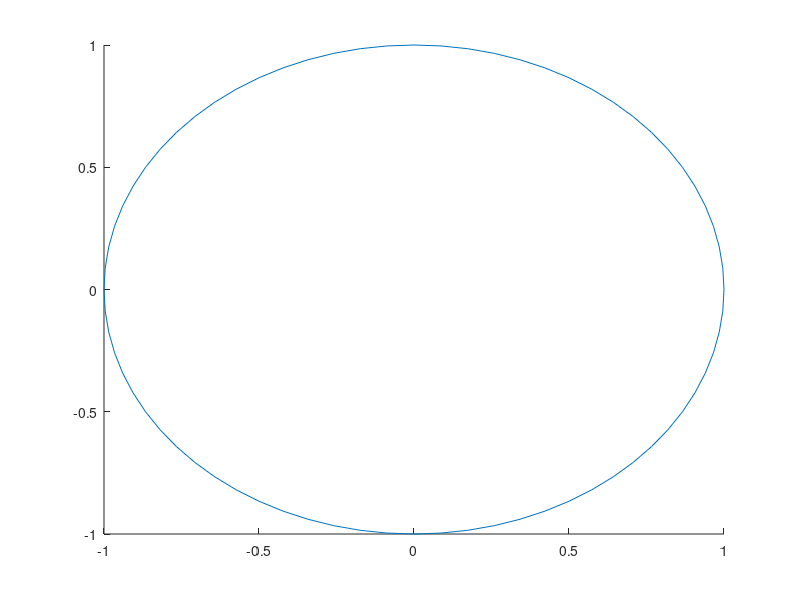

Write MATLAB code to recreate this figure. (Note: this script raises an error after producing the figure.)
%{
Author: Bekircan Keceoglu
-Question 2-
%}

% number of random vectors
numOfDat = ([1000, 10000, 100000]);

% center values
x = 0;
y = 0;
% radius
r = 1;

for i = 1:3
f = waitbar(0,'Please wait...');    
    
% draw circle with given center values
drawCircle(x,y,r);

% init vector
vector = zeros(2, numOfDat(i));

% create 2 x 1 rand vectors
for j = 1: numOfDat(i)/1000
    for k = 1:1000
         % create vector [-1, 1]
         vector(:,k+(j-1)*1000) = -1+(2)*rand(2,1);

         % calculate length
         % x = vector(1)
         % y = vector(2)
         d(k+(j-1)*1000) = sqrt(vector(1,k+(j-1)*1000)^2 + vector(2,k+(j-1)*1000)^2);
         waitbar((k+(j-1)*1000)/numOfDat(i),f,sprintf('%05f',(k+(j-1)*1000)*100/numOfDat(i)));
    end
end
drawDots(vector, d, numOfDat(i));

end
function h = drawCircle(x,y,r)
% Draw circle 
% Inputs:
%       x : first matrix
%       y : second matrix
%       r : radius
    figure
    hold on
    th = 0:0.1:2*pi;
    xunit = r * cos(th) + x;
    yunit = r * sin(th) + y;
    plot(xunit, yunit,'b');
    drawnow 
end

function h = drawDots(vector, d, numOfDats)
% Draw dots 
% Inputs:
%       vector   : dots indexes
%       d        : vector length
%       numOfDats: total num. of dats
    redDot = 0;
    for i = 1:numOfDats
        if d(i) > 1
            plot(vector(1,i),vector(2,i),'k.');
        else
            plot(vector(1,i),vector(2,i),'r.');
            redDot = redDot + 1;
        end    
    end
    hold off
    % calculate pi number
    piEst = 4 * (redDot / numOfDats);
    title(piEst);
end
